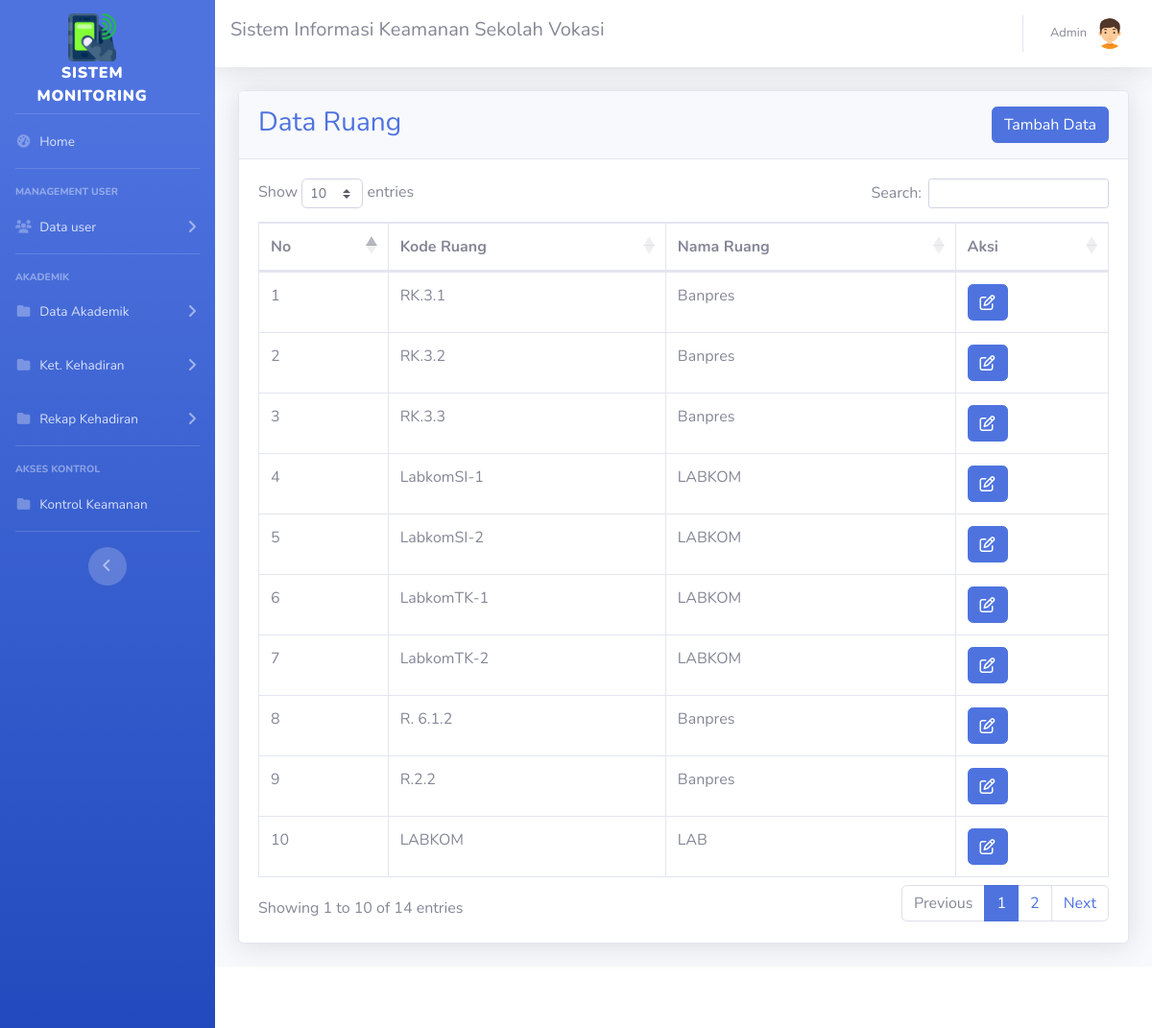
Page /app/ruang.php (signed in) on the committed database.
### tables this page shows
CREATE TABLE `ruang` (
  `id_ruang` int(11) NOT NULL,
  `kode_ruang` char(11) NOT NULL,
  `nama_ruang` varchar(20) NOT NULL
);

### app/ruang.php (the view, shortened to what this page needs)
<!DOCTYPE html>
<html lang="en">
<head>
  <link href="vendor/fontawesome-free/css/all.min.css" rel="stylesheet" type="text/css">
  <link href="css/sb-admin-2.min.css" rel="stylesheet">
  <link href="vendor/datatables/dataTables.bootstrap4.min.css" rel="stylesheet">
</head>
<body id="page-top">
<?php require 'koneksi.php'; ?>
<?php require 'sidebar.php'; ?>
      <div id="content">
<?php require 'navbar.php'; ?>
        <div class="container-fluid">
          <div class="card shadow mb-4">
            <div class="card-header py-3">
            <h3 style="float: left;"  class="m-0 font-weight- text-primary pull-left">Data Ruang</h3>
            <button type="button" class="btn btn-primary" style="float: right;" data-toggle="modal" data-target="#myModalTambah"> Tambah Data </i></button><br>
            </div>
            <div class="card-body">
            <div class="d-sm-flex align-items-center left-content-between">
              <div class="table-responsive">
                <table class="table table-bordered" id="dataTable" width="100%" cellspacing="0">
                  <thead>
                    <tr>
                      <th>No</th>
                      <th>Kode Ruang</th>
                      <th>Nama Ruang</th>
                      <th>Aksi</th>
                    </tr>
                  </thead>
                  <tbody>
				  <?php
$query = mysqli_query($koneksi,"SELECT * FROM ruang ");
$no = 1;
while ($data = mysqli_fetch_assoc($query))
{
?>
                    <tr>
                    <td scope="row"><?= $no;?></td>
                      <td><?=$data['kode_ruang']?></td>
                      <td><?=$data['nama_ruang']?></td>
					  <td>
<a href="#" type="button" class=" fa fa-edit btn btn-primary btn-md" data-toggle="modal" data-target="#myModal<?php echo $data['id_ruang']; ?>"></a>
</td>
</tr>
<?php
$no++;
?>
</div>
</div>
  </div>
<?php
}
?>
<?php require 'footer.php'?>
</body>
</html>

### app/sidebar.php (shortened to what this page needs)
  <div id="wrapper">
    <ul class="navbar-nav bg-gradient-primary sidebar sidebar-dark accordion" id="accordionSidebar">
      <a class="sidebar-brand d-flex align-items-center justify-content-center" href="index.php">
        <div class="sidebar-brand-icon"><br><br><br>
          <img src="nfc.png" height="50px" width="50x"><br>
          <b><p>Sistem Monitoring</p></b>
        </div>
      </a>
<br>
<br>
      <hr class="sidebar-divider my-0">
      <li class="nav-item">
        <a class="nav-link" href="index.php">
          <i class="fas fa-fw fa-tachometer-alt"></i>
          <span>Home</span></a>
      </li>
      <hr class="sidebar-divider">
      <div class="sidebar-heading">
       Management User
      </div>
      <li class="nav-item">
                <a class="nav-link collapsed" href="#" data-toggle="collapse" data-target="#collapseTwo"
                    aria-expanded="true" aria-controls="collapseTwo">
                    <i class="fas fa-fw fa-users"></i>
                    <span>Data user</span>
                </a>
            </li>
    <hr class="sidebar-divider">
            <div class="sidebar-heading">
      Akademik
    </div>
   <li class="nav-item">
      <a class="nav-link collapsed" href="#" data-toggle="collapse" data-target="#matkul" aria-expanded="true" aria-controls="matkul">
        <i class="fas fa-fw fa-folder"></i>
        <span>Data Akademik</span>
      </a>
    </li>
    <li class="nav-item">
      <a class="nav-link collapsed" href="#" data-toggle="collapse" data-target="#fasilitas" aria-expanded="true" aria-controls="fasilitas">
        <i class="fas fa-fw fa-folder"></i>
        <span>Ket. Kehadiran</span>
      </a>
    </li>
    <li class="nav-item">
      <a class="nav-link collapsed" href="#" data-toggle="collapse" data-target="#rekap" aria-expanded="true" aria-controls="rekap">
        <i class="fas fa-fw fa-folder"></i>
        <span>Rekap Kehadiran</span>
      </a>
    </li>
      <hr class="sidebar-divider">
      <div class="sidebar-heading">
        Akses kontrol
      </div>
      <li class="nav-item">
        <a class="nav-link collapsed" href="akses-kontrol.php">
        <i class="fas fa-fw fa-folder"></i>
          <span>Kontrol Keamanan</span>
        </a>
      </li>
      <hr class="sidebar-divider">
      <div class="text-center d-none d-md-inline">
        <button class="rounded-circle border-0" id="sidebarToggle"></button>
      </div>
    </ul>
    <div id="content-wrapper" class="d-flex flex-column">

### app/navbar.php (shortened to what this page needs)
        <nav class="navbar navbar-expand navbar-light bg-white topbar mb-4 static-top shadow">
		<marquee><h5>Sistem Informasi Keamanan Sekolah Vokasi</h5></marquee>
<?php require 'user.php'; ?>
        </nav>

### app/user.php (shortened to what this page needs)
<ul class="navbar-nav ml-auto">
  <li class="nav-item dropdown no-arrow">
    <a class="nav-link dropdown-toggle" href="#" id="userDropdown" role="button" data-toggle="dropdown" aria-haspopup="true" aria-expanded="false">
      <span class="mr-2 d-none d-lg-inline text-gray-600 small"><?=$_SESSION['nama']?></span>
      <img class="img-profile rounded-circle" src="img/boy(2).png">
    </a>
  </li>
</ul>

### app/footer.php
<footer class="sticky-footer bg-white">
</footer>

### rows in the picture
ruang: kode_ruang "RK.3.1", nama_ruang "Banpres"
ruang: kode_ruang "RK.3.2", nama_ruang "Banpres"
ruang: kode_ruang "RK.3.3", nama_ruang "Banpres"
ruang: kode_ruang "LabkomSI-1", nama_ruang "LABKOM"
ruang: kode_ruang "LabkomSI-2", nama_ruang "LABKOM"
ruang: kode_ruang "LabkomTK-1", nama_ruang "LABKOM"
ruang: kode_ruang "LabkomTK-2", nama_ruang "LABKOM"
ruang: kode_ruang "R. 6.1.2", nama_ruang "Banpres"
ruang: kode_ruang "R.2.2", nama_ruang "Banpres"
ruang: kode_ruang "LABKOM", nama_ruang "LAB"

### other values in the picture
$_SESSION['nama'] "Admin"
